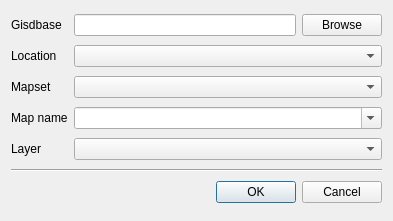
<?xml version="1.0" encoding="UTF-8"?>
<ui version="4.0">
 <class>QgsGrassSelectBase</class>
 <widget class="QDialog" name="QgsGrassSelectBase">
  <property name="geometry">
   <rect>
    <x>0</x>
    <y>0</y>
    <width>393</width>
    <height>221</height>
   </rect>
  </property>
  <property name="windowTitle">
   <string>Add GRASS Layer</string>
  </property>
  <layout class="QGridLayout" name="gridLayout">
   <item row="0" column="0">
    <widget class="QLabel" name="Gisdbase">
     <property name="text">
      <string>Gisdbase</string>
     </property>
    </widget>
   </item>
   <item row="0" column="1">
    <widget class="QLineEdit" name="egisdbase">
     <property name="text">
      <string/>
     </property>
    </widget>
   </item>
   <item row="1" column="0">
    <widget class="QLabel" name="Location">
     <property name="frameShape">
      <enum>QFrame::NoFrame</enum>
     </property>
     <property name="frameShadow">
      <enum>QFrame::Plain</enum>
     </property>
     <property name="text">
      <string>Location</string>
     </property>
    </widget>
   </item>
   <item row="1" column="1" colspan="2">
    <widget class="QComboBox" name="elocation"/>
   </item>
   <item row="2" column="0">
    <widget class="QLabel" name="Mapset">
     <property name="text">
      <string>Mapset</string>
     </property>
    </widget>
   </item>
   <item row="2" column="1" colspan="2">
    <widget class="QComboBox" name="emapset"/>
   </item>
   <item row="3" column="0">
    <widget class="QLabel" name="MapName">
     <property name="text">
      <string>Map name</string>
     </property>
    </widget>
   </item>
   <item row="3" column="1" colspan="2">
    <widget class="QComboBox" name="emap">
     <property name="toolTip">
      <string>Select or type map name (wildcards '*' and '?' accepted for rasters)</string>
     </property>
     <property name="editable">
      <bool>true</bool>
     </property>
    </widget>
   </item>
   <item row="4" column="0">
    <widget class="QLabel" name="Layer">
     <property name="text">
      <string>Layer</string>
     </property>
    </widget>
   </item>
   <item row="4" column="1" colspan="2">
    <widget class="QComboBox" name="elayer"/>
   </item>
   <item row="6" column="0" colspan="3">
    <widget class="QDialogButtonBox" name="buttonBox">
     <property name="orientation">
      <enum>Qt::Horizontal</enum>
     </property>
     <property name="standardButtons">
      <set>QDialogButtonBox::Cancel|QDialogButtonBox::Ok</set>
     </property>
    </widget>
   </item>
   <item row="0" column="2">
    <widget class="QPushButton" name="GisdbaseBrowse">
     <property name="text">
      <string>Browse</string>
     </property>
    </widget>
   </item>
   <item row="5" column="0" colspan="3">
    <widget class="Line" name="line">
     <property name="orientation">
      <enum>Qt::Horizontal</enum>
     </property>
    </widget>
   </item>
  </layout>
 </widget>
 <resources/>
 <connections/>
</ui>
